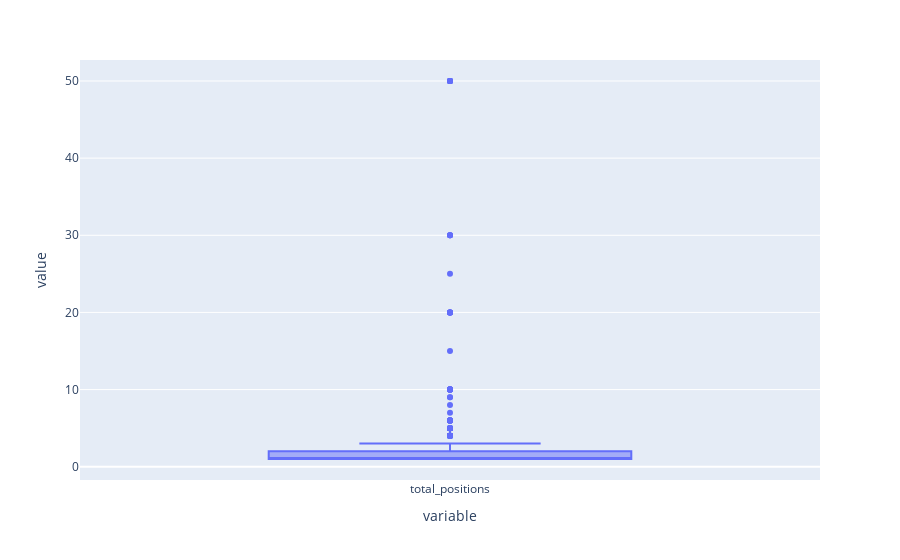

Source (notebook cell):
### Code cell
fig = px.box(df['total_positions'])
fig.show()

### Figure 1 — Plotly figure (JSON) as saved in the notebook; plotly's stock layout.template omitted (floating-point values rounded to 4 significant figures; data arrays with more than 128 entries replaced by an {"elided": "..."} marker saying what was removed)
{"data": [{"alignmentgroup": "True", "hovertemplate": "variable=%{x}<br>value=%{y}<extra></extra>", "legendgroup": "", "marker": {"color": "#636efa"}, "name": "", "notched": false, "offsetgroup": "", "orientation": "v", "showlegend": false, "type": "box", "x": {"elided": "702 str values"}, "x0": " ", "xaxis": "x", "y": {"elided": "702 int values"}, "y0": " ", "yaxis": "y"}], "layout": {"boxmode": "group", "legend": {"tracegroupgap": 0}, "margin": {"t": 60}, "xaxis": {"anchor": "y", "domain": [0, 1], "title": {"text": "variable"}}, "yaxis": {"anchor": "x", "domain": [0, 1], "title": {"text": "value"}}}}
